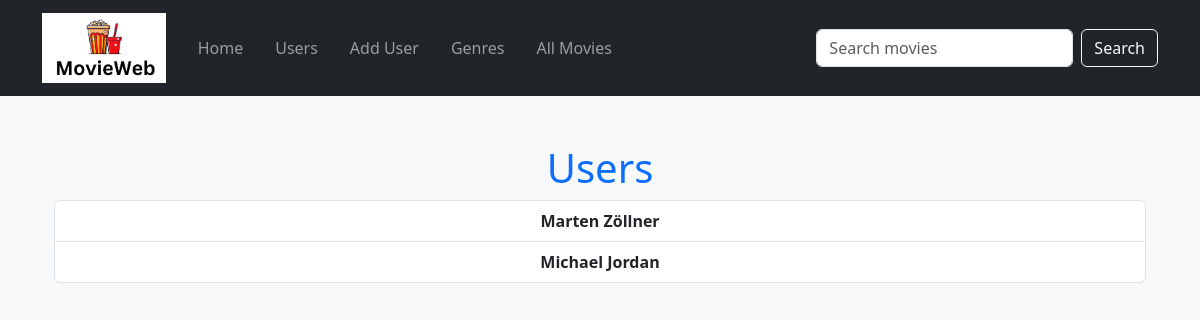
/users, run on an earlier commit of the app's database.
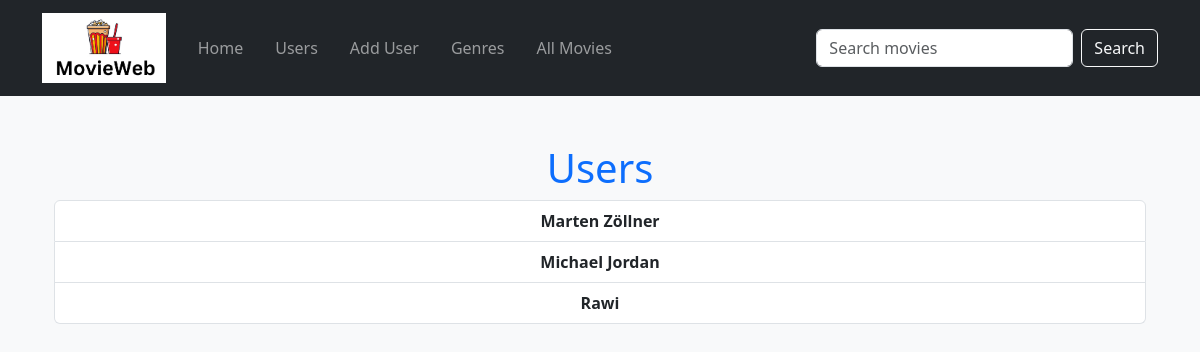
And on a later commit of the database.
### datamanager/data_models.py (models this page shows)
class User(db.Model):
    id = db.Column(db.Integer, primary_key=True)
    name = db.Column(db.String(50), nullable=False)
    favorite_movies = db.relationship('Movie', secondary='user_movie', backref=db.backref('users', lazy=True))
    reviews = db.relationship('Review', backref='user', lazy=True)

### app.py (the view)
@app.route('/users', methods=['GET'])
def list_users():
    try:
        users = data_manager.get_all_users()
        return render_template('users.html', users=users)
    except Exception as e:
        app.logger.error(f"Error fetching users: {e}")
        return render_template('500.html'), 500

### datamanager/sqlite_data_manager.py (called while the page is built)
    def get_all_users(self):
        return self.session.query(User).all()

### templates/users.html (shortened to what this page needs)
{% extends 'base.html' %}
{% block content %}
<div class="container mt-5">
    <h1 class="text-center text-primary">Users</h1>
    <ul class="list-group">
        {% for user in users %}
            <li class="list-group-item">
                <a href="{{ url_for('user_movies', user_id=user.id) }}" class="text-decoration-none text-dark fw-bold">
                    {{ user.name }}
                </a>
            </li>
        {% endfor %}
    </ul>
</div>
{% endblock %}

### templates/base.html (shortened to what this page needs)
<!DOCTYPE html>
<html lang="en">
<head>
    <link href="https://cdn.jsdelivr.net/npm/bootstrap@5.3.0/dist/css/bootstrap.min.css" rel="stylesheet">
    <link rel="stylesheet" href="{{ url_for('static', filename='style.css') }}">
</head>
<body class="bg-light">
    {% include 'navbar.html' %}
    <div class="container mt-4 text-center">
        {% block content %}{% endblock %}
    </div>
</body>
</html>

### templates/navbar.html (shortened to what this page needs)
<nav class="navbar navbar-expand-lg navbar-dark bg-dark">
    <div class="container">
        <a class="navbar-brand" href="{{ url_for('home') }}">
    <img src="{{ url_for('static', filename='images/MovieWeb.png') }}" alt="MovieWeb App Logo" height="70" class="d-inline-block align-top">
        </a>
        <div class="collapse navbar-collapse" id="navbarNav">
            <ul class="navbar-nav me-auto mb-2 mb-lg-0">
                <li class="nav-item">
                    <a class="nav-link mx-2" href="{{ url_for('home') }}">Home</a>
                </li>
                <li class="nav-item">
                    <a class="nav-link mx-2" href="{{ url_for('list_users') }}">Users</a>
                </li>
                <li class="nav-item">
                    <a class="nav-link mx-2" href="{{ url_for('add_user') }}">Add User</a>
                </li>
                <li class="nav-item">
                    <a class="nav-link mx-2" href="{{ url_for('list_genres') }}">Genres</a>
                </li>
                <li class="nav-item">
                    <a class="nav-link mx-2" href="{{ url_for('list_movies') }}">All Movies</a>
                </li>
            </ul>
            <form class="d-flex" action="{{ url_for('search_movies') }}" method="GET">
                <input class="form-control me-2" type="search" placeholder="Search movies" aria-label="Search" name="query">
                <button class="btn btn-outline-light" type="submit">Search</button>
            </form>
        </div>
    </div>
</nav>

What changed in the data, as far as the page shows it:
added User: name "Rawi"
